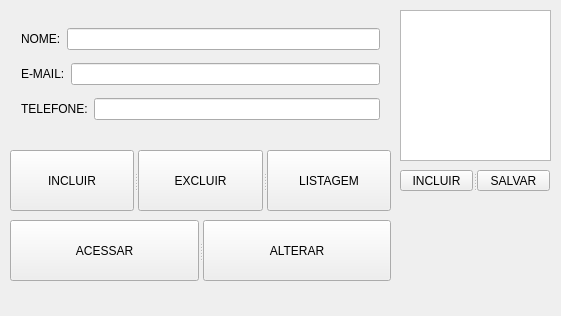
<?xml version="1.0" encoding="UTF-8"?>
<ui version="4.0">
 <class>MainWindow</class>
 <widget class="QMainWindow" name="MainWindow">
  <property name="geometry">
   <rect>
    <x>0</x>
    <y>0</y>
    <width>561</width>
    <height>316</height>
   </rect>
  </property>
  <property name="windowTitle">
   <string>AGENDA DE CONTATOS</string>
  </property>
  <widget class="QWidget" name="centralWidget">
   <widget class="QWidget" name="layoutWidget">
    <property name="geometry">
     <rect>
      <x>10</x>
      <y>10</y>
      <width>381</width>
      <height>131</height>
     </rect>
    </property>
    <layout class="QVBoxLayout" name="verticalLayout">
     <item>
      <layout class="QHBoxLayout" name="horizontalLayout">
       <item>
        <widget class="QLabel" name="label">
         <property name="text">
          <string>NOME:</string>
         </property>
        </widget>
       </item>
       <item>
        <widget class="QLineEdit" name="lineEditNome"/>
       </item>
      </layout>
     </item>
     <item>
      <layout class="QHBoxLayout" name="horizontalLayout_2">
       <item>
        <widget class="QLabel" name="label_2">
         <property name="text">
          <string>E-MAIL:</string>
         </property>
        </widget>
       </item>
       <item>
        <widget class="QLineEdit" name="lineEditEmail"/>
       </item>
      </layout>
     </item>
     <item>
      <layout class="QHBoxLayout" name="horizontalLayout_3">
       <item>
        <widget class="QLabel" name="label_3">
         <property name="text">
          <string>TELEFONE:</string>
         </property>
        </widget>
       </item>
       <item>
        <widget class="QLineEdit" name="lineEditTelefone"/>
       </item>
      </layout>
     </item>
    </layout>
   </widget>
   <widget class="QGraphicsView" name="graphicsView">
    <property name="geometry">
     <rect>
      <x>400</x>
      <y>10</y>
      <width>151</width>
      <height>151</height>
     </rect>
    </property>
   </widget>
   <widget class="QSplitter" name="splitter">
    <property name="geometry">
     <rect>
      <x>400</x>
      <y>170</y>
      <width>151</width>
      <height>21</height>
     </rect>
    </property>
    <property name="orientation">
     <enum>Qt::Horizontal</enum>
    </property>
    <widget class="QPushButton" name="pushButtonINCLUIFOTO">
     <property name="text">
      <string>INCLUIR</string>
     </property>
    </widget>
    <widget class="QPushButton" name="pushButtonSALVARFOTO">
     <property name="text">
      <string>SALVAR</string>
     </property>
    </widget>
   </widget>
   <widget class="QSplitter" name="splitter_2">
    <property name="geometry">
     <rect>
      <x>10</x>
      <y>150</y>
      <width>381</width>
      <height>61</height>
     </rect>
    </property>
    <property name="orientation">
     <enum>Qt::Horizontal</enum>
    </property>
    <widget class="QPushButton" name="pushButtonIncluir">
     <property name="text">
      <string>INCLUIR</string>
     </property>
    </widget>
    <widget class="QPushButton" name="pushButtonEXCLUIR">
     <property name="text">
      <string>EXCLUIR</string>
     </property>
    </widget>
    <widget class="QPushButton" name="pushButtonListagem">
     <property name="text">
      <string>LISTAGEM</string>
     </property>
    </widget>
   </widget>
   <widget class="QSplitter" name="splitter_3">
    <property name="geometry">
     <rect>
      <x>10</x>
      <y>220</y>
      <width>381</width>
      <height>61</height>
     </rect>
    </property>
    <property name="orientation">
     <enum>Qt::Horizontal</enum>
    </property>
    <widget class="QPushButton" name="pushButtonConsultar">
     <property name="text">
      <string>ACESSAR</string>
     </property>
    </widget>
    <widget class="QPushButton" name="pushButtonAlterar">
     <property name="text">
      <string>ALTERAR</string>
     </property>
    </widget>
   </widget>
  </widget>
  <widget class="QMenuBar" name="menuBar">
   <property name="geometry">
    <rect>
     <x>0</x>
     <y>0</y>
     <width>561</width>
     <height>21</height>
    </rect>
   </property>
  </widget>
 </widget>
 <layoutdefault spacing="6" margin="11"/>
 <resources/>
 <connections/>
</ui>
